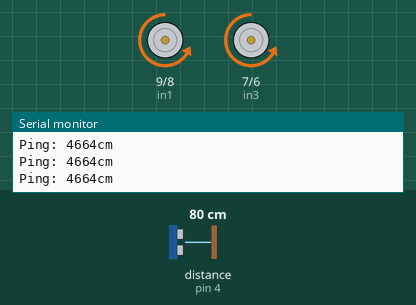
Simulated run of this sketch. Board: Arduino Uno, built with avr-gcc and run on an emulated ATmega328P. Parts: motor-driver pin pairs drawn as motors (green arrow = first pin HIGH = forward, orange = second pin HIGH = backward, longer = more drive, scaled by the enable pin), the last lines printed to the serial monitor. The test bench sets the inputs (shaded band); at power-on: distance to the obstacle (sensor on pin 4) 80 cm. The echo pulse lasts 58.3 µs per cm.

Above: at 1.2 s.
1.3 s: distance to the obstacle (sensor on pin 4) set to 18 cm
4.3 s: distance to the obstacle (sensor on pin 4) set to 14 cm
At 6.1 s:
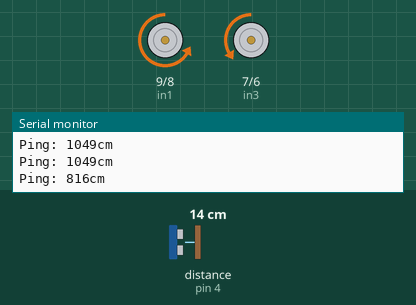
7.3 s: distance to the obstacle (sensor on pin 4) set to 35 cm
At 8.9 s:
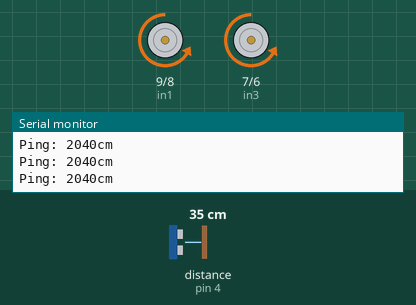
9.9 s: distance to the obstacle (sensor on pin 4) set to 2 cm
At 10.6 s:
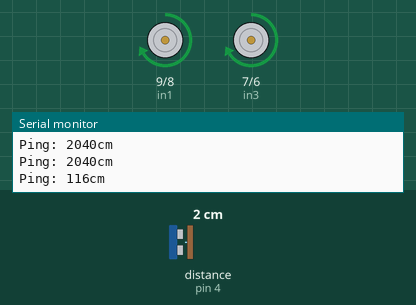
Timing chart, 0 to 13.9 s (numbered marks = the images above; inputs shaded):
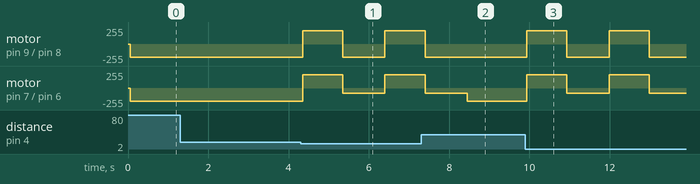

Measured:
- the behaviour switches between 17 and 16 cm on distance to the obstacle (sensor on pin 4) (found by bisection; images 0 and 1)
- after the input at 4.3 s, motor on pin 9 (in1) / pin 8 (in2): backward 200/255 → forward 200/255 after 0.05 s, → backward 200/255 1.0 s later, → forward 200/255 1.1 s later; motor on pin 7 (in3) / pin 6 (in4): backward 200/255 → forward 200/255 after 0.05 s, → backward 75/255 1.0 s later, → forward 200/255 1.1 s later
- after the input at 7.3 s, motor on pin 9 (in1) / pin 8 (in2): goes on until 7.4 s, then stays backward 200/255
- after the input at 9.9 s, motor on pin 9 (in1) / pin 8 (in2): alternates forward 200/255 for 1.0 s and backward 200/255 for 1.1 s, starting at once; motor on pin 7 (in3) / pin 6 (in4): alternates forward 200/255 for 1.0 s and backward 75/255 for 1.1 s, starting at once

The sketch:

BotScriptsL298NwithDistanceSensor.ino
```cpp
#include <Wire.h>
#include <NewPing.h> // http://playground.arduino.cc/Code/NewPing

#define TRIGGER_PIN  11  // Arduino pin tied to trigger pin on the ultrasonic sensor. Must be a PWM pin
#define ECHO_PIN  4      // Arduino pin tied to echo pin on the ultrasonic sensor.
#define MAX_DISTANCE 140 // Maximum distance we want to ping for (in centimeters). Maximum sensor distance is rated at 400-500cm.
#define LED 13

NewPing sonar(TRIGGER_PIN, ECHO_PIN, MAX_DISTANCE); // NewPing setup of pins and maximum distance.

// connect motor controller pins to Arduino digital pins
// motor one
int enA = 10;
int in1 = 9;
int in2 = 8;
// motor two
int enB = 5;
int in3 = 7;
int in4 = 6;

int in11 = 11;
int in4sensor = 4;
void setup()
{
  // set all the motor control pins to outputs
  pinMode(enA, OUTPUT);
  pinMode(enB, OUTPUT);
  pinMode(in1, OUTPUT);
  pinMode(in2, OUTPUT);
  pinMode(in3, OUTPUT);
  pinMode(in4, OUTPUT);
  pinMode(in11, OUTPUT);
  pinMode(in4sensor, INPUT);

  Serial.begin(9600); // Open serial monitor at 9600 baud to see ping results.
}

void loop()
{
   delay(50);                      // Wait 50ms between pings (about 20 pings/sec). 29ms should be the shortest delay between pings.
  unsigned int uS = sonar.ping(); // Send ping, get ping time in microseconds (uS).
  Serial.print("Ping: ");
  //Serial.print(uS / US_ROUNDTRIP_CM); // Convert ping time to distance in cm and print result (0 = outside set distance range)
  Serial.print(uS ); // Convert ping time to distance in cm and print result (0 = outside set distance range)

  Serial.println("cm");
  if( uS > 100 && uS < 935 ){
    goBackward();
    delay(1000);
    takeLeft();
    digitalWrite(LED,HIGH);
    delay(1000);
  } else {
    goStraight();
    digitalWrite(LED,LOW);
  }

//  goStraight();
//
//  takeLeft();
//
//  goBackward();
//
//  takeRight();

 }

void takeLeft()
{
  digitalWrite(in1, LOW);
  digitalWrite(in2, HIGH);
  // set speed to 200 out of possible range 0~255
  analogWrite(enA, 200);
   digitalWrite(in3, LOW);
  digitalWrite(in4, HIGH);
   // set speed to 200 out of possible range 0~255
  analogWrite(enB, 75);

  //delay(500);
}

void takeRight()
{
     digitalWrite(in1, LOW);
  digitalWrite(in2, HIGH);
  // set speed to 200 out of possible range 0~255
  analogWrite(enA, 75);

    digitalWrite(in3, LOW);
  digitalWrite(in4, HIGH);
   // set speed to 200 out of possible range 0~255
  analogWrite(enB, 200);

  //delay(500);
}

void goStraight()
{
     digitalWrite(in1, LOW);
  digitalWrite(in2, HIGH);
  // set speed to 200 out of possible range 0~255
  analogWrite(enA, 200);
  // turn on motor B
  digitalWrite(in3, LOW);
  digitalWrite(in4, HIGH);
  // set speed to 200 out of possible range 0~255
  analogWrite(enB, 200);

 // delay(2000);
}

void goBackward()
{
   digitalWrite(in1, HIGH);
  digitalWrite(in2, LOW);
  // set speed to 200 out of possible range 0~255
  analogWrite(enA, 200);
  // turn on motor B
  digitalWrite(in3, HIGH);
  digitalWrite(in4, LOW);
  // set speed to 200 out of possible range 0~255
  analogWrite(enB, 200);

 // delay(2000);
}
```
